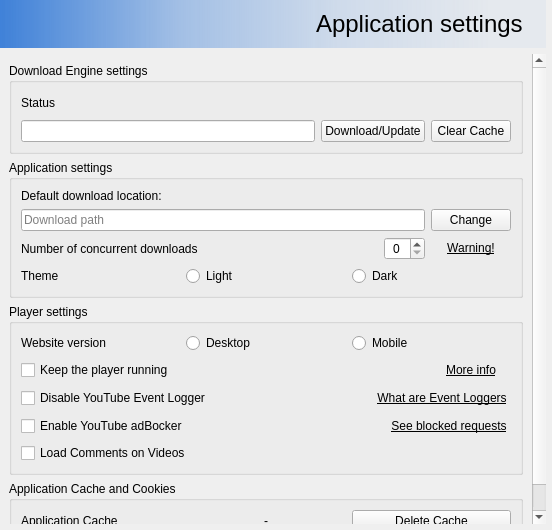
<?xml version="1.0" encoding="UTF-8"?>
<ui version="4.0">
 <class>SettingWidget</class>
 <widget class="QWidget" name="SettingWidget">
  <property name="geometry">
   <rect>
    <x>0</x>
    <y>0</y>
    <width>552</width>
    <height>530</height>
   </rect>
  </property>
  <property name="windowTitle">
   <string>Form</string>
  </property>
  <layout class="QVBoxLayout" name="verticalLayout">
   <property name="leftMargin">
    <number>0</number>
   </property>
   <property name="topMargin">
    <number>0</number>
   </property>
   <property name="rightMargin">
    <number>6</number>
   </property>
   <property name="bottomMargin">
    <number>6</number>
   </property>
   <item>
    <widget class="QWidget" name="headerWidget" native="true">
     <property name="sizePolicy">
      <sizepolicy hsizetype="Preferred" vsizetype="Maximum">
       <horstretch>0</horstretch>
       <verstretch>0</verstretch>
      </sizepolicy>
     </property>
     <property name="styleSheet">
      <string notr="true">background-color: qlineargradient(spread:reflect, x1:0, y1:1, x2:1, y2:1, stop:0 rgba(63, 129, 216, 255), stop:0.328358 rgba(63, 129, 216, 111), stop:0.61194 rgba(63, 129, 216, 48), stop:0.895522 rgba(63, 129, 216, 15));
</string>
     </property>
     <layout class="QHBoxLayout" name="horizontalLayout_11">
      <item>
       <widget class="QLabel" name="label_7">
        <property name="styleSheet">
         <string notr="true">background:transparent;
padding: 8px 0px 8px 8px;</string>
        </property>
        <property name="text">
         <string/>
        </property>
        <property name="pixmap">
         <pixmap resource="icons.qrc">:/icons/app/icon-64.png</pixmap>
        </property>
       </widget>
      </item>
      <item>
       <widget class="QLabel" name="label_8">
        <property name="sizePolicy">
         <sizepolicy hsizetype="Maximum" vsizetype="Preferred">
          <horstretch>0</horstretch>
          <verstretch>0</verstretch>
         </sizepolicy>
        </property>
        <property name="font">
         <font>
          <pointsize>18</pointsize>
         </font>
        </property>
        <property name="styleSheet">
         <string notr="true">padding: 0px 8px 0px 8px;
background:transparent;</string>
        </property>
        <property name="text">
         <string>Application settings</string>
        </property>
       </widget>
      </item>
     </layout>
    </widget>
   </item>
   <item>
    <widget class="QScrollArea" name="scrollArea">
     <property name="frameShape">
      <enum>QFrame::NoFrame</enum>
     </property>
     <property name="widgetResizable">
      <bool>true</bool>
     </property>
     <widget class="QWidget" name="scrollAreaWidgetContents">
      <property name="geometry">
       <rect>
        <x>0</x>
        <y>0</y>
        <width>532</width>
        <height>564</height>
       </rect>
      </property>
      <layout class="QVBoxLayout" name="verticalLayout_4">
       <item>
        <widget class="QGroupBox" name="groupBox_4">
         <property name="title">
          <string>Download Engine settings</string>
         </property>
         <layout class="QGridLayout" name="gridLayout">
          <item row="2" column="0">
           <layout class="QHBoxLayout" name="horizontalLayout_5">
            <property name="topMargin">
             <number>0</number>
            </property>
            <item>
             <widget class="QLabel" name="label">
              <property name="text">
               <string>Status</string>
              </property>
             </widget>
            </item>
            <item alignment="Qt::AlignRight">
             <widget class="QLabel" name="loading_movie">
              <property name="minimumSize">
               <size>
                <width>40</width>
                <height>22</height>
               </size>
              </property>
              <property name="textInteractionFlags">
               <set>Qt::NoTextInteraction</set>
              </property>
             </widget>
            </item>
           </layout>
          </item>
          <item row="3" column="0">
           <layout class="QHBoxLayout" name="horizontalLayout_4">
            <property name="topMargin">
             <number>0</number>
            </property>
            <item>
             <widget class="QLineEdit" name="engine_status">
              <property name="focusPolicy">
               <enum>Qt::NoFocus</enum>
              </property>
              <property name="readOnly">
               <bool>true</bool>
              </property>
             </widget>
            </item>
            <item>
             <widget class="QPushButton" name="download_engine">
              <property name="focusPolicy">
               <enum>Qt::NoFocus</enum>
              </property>
              <property name="toolTip">
               <string>&lt;html&gt;&lt;head/&gt;&lt;body&gt;&lt;p&gt;Click, if video downloads are not working. &lt;/p&gt;&lt;/body&gt;&lt;/html&gt;</string>
              </property>
              <property name="text">
               <string>Download/Update</string>
              </property>
              <property name="icon">
               <iconset resource="icons.qrc">
                <normaloff>:/icons/others/primo/file_download.png</normaloff>:/icons/others/primo/file_download.png</iconset>
              </property>
              <property name="iconSize">
               <size>
                <width>15</width>
                <height>15</height>
               </size>
              </property>
             </widget>
            </item>
            <item>
             <widget class="QPushButton" name="clearn_engine_cache">
              <property name="focusPolicy">
               <enum>Qt::NoFocus</enum>
              </property>
              <property name="toolTip">
               <string>&lt;html&gt;&lt;head/&gt;&lt;body&gt;&lt;p&gt;Clear Engine Cache&lt;/p&gt;&lt;p&gt;Click if you are getting 403 or 421 error messages while handling videos.&lt;/p&gt;&lt;/body&gt;&lt;/html&gt;</string>
              </property>
              <property name="text">
               <string>Clear Cache</string>
              </property>
              <property name="icon">
               <iconset resource="icons.qrc">
                <normaloff>:/icons/others/primo/recycle_bin.png</normaloff>:/icons/others/primo/recycle_bin.png</iconset>
              </property>
              <property name="iconSize">
               <size>
                <width>15</width>
                <height>15</height>
               </size>
              </property>
             </widget>
            </item>
           </layout>
          </item>
         </layout>
        </widget>
       </item>
       <item>
        <widget class="QGroupBox" name="groupBox_5">
         <property name="title">
          <string>Application settings</string>
         </property>
         <layout class="QVBoxLayout" name="verticalLayout_2">
          <item>
           <widget class="QLabel" name="label_3">
            <property name="text">
             <string>Default download location:</string>
            </property>
           </widget>
          </item>
          <item>
           <layout class="QHBoxLayout" name="horizontalLayout">
            <item>
             <widget class="QLineEdit" name="downloadLocation">
              <property name="readOnly">
               <bool>true</bool>
              </property>
              <property name="placeholderText">
               <string>Download path</string>
              </property>
             </widget>
            </item>
            <item>
             <widget class="QPushButton" name="changeLocation">
              <property name="focusPolicy">
               <enum>Qt::NoFocus</enum>
              </property>
              <property name="toolTip">
               <string>&lt;html&gt;&lt;head/&gt;&lt;body&gt;&lt;p&gt;Change default downlaod location&lt;/p&gt;&lt;/body&gt;&lt;/html&gt;</string>
              </property>
              <property name="text">
               <string>Change</string>
              </property>
              <property name="icon">
               <iconset resource="icons.qrc">
                <normaloff>:/icons/others/primo/folder_open.png</normaloff>:/icons/others/primo/folder_open.png</iconset>
              </property>
              <property name="iconSize">
               <size>
                <width>15</width>
                <height>15</height>
               </size>
              </property>
             </widget>
            </item>
           </layout>
          </item>
          <item>
           <layout class="QHBoxLayout" name="horizontalLayout_2">
            <item>
             <widget class="QLabel" name="label_4">
              <property name="text">
               <string>Number of concurrent downloads</string>
              </property>
             </widget>
            </item>
            <item>
             <widget class="QSpinBox" name="concurrent_downloads">
              <property name="sizePolicy">
               <sizepolicy hsizetype="Maximum" vsizetype="Fixed">
                <horstretch>0</horstretch>
                <verstretch>0</verstretch>
               </sizepolicy>
              </property>
              <property name="alignment">
               <set>Qt::AlignCenter</set>
              </property>
             </widget>
            </item>
            <item>
             <widget class="QPushButton" name="concurrent_downloads_info">
              <property name="sizePolicy">
               <sizepolicy hsizetype="Maximum" vsizetype="Fixed">
                <horstretch>0</horstretch>
                <verstretch>0</verstretch>
               </sizepolicy>
              </property>
              <property name="font">
               <font>
                <underline>true</underline>
               </font>
              </property>
              <property name="text">
               <string>Warning!</string>
              </property>
              <property name="flat">
               <bool>true</bool>
              </property>
             </widget>
            </item>
           </layout>
          </item>
          <item>
           <layout class="QHBoxLayout" name="horizontalLayout_10">
            <property name="topMargin">
             <number>0</number>
            </property>
            <item>
             <widget class="QLabel" name="label_6">
              <property name="text">
               <string>Theme</string>
              </property>
             </widget>
            </item>
            <item>
             <widget class="QRadioButton" name="lightRb">
              <property name="text">
               <string>Light</string>
              </property>
             </widget>
            </item>
            <item>
             <widget class="QRadioButton" name="darkRb">
              <property name="text">
               <string>Dark</string>
              </property>
             </widget>
            </item>
           </layout>
          </item>
         </layout>
        </widget>
       </item>
       <item>
        <widget class="QGroupBox" name="groupBox_6">
         <property name="title">
          <string>Player settings</string>
         </property>
         <layout class="QVBoxLayout" name="verticalLayout_3">
          <item>
           <layout class="QHBoxLayout" name="horizontalLayout_8">
            <property name="topMargin">
             <number>0</number>
            </property>
            <item>
             <widget class="QLabel" name="label_5">
              <property name="text">
               <string>Website version</string>
              </property>
             </widget>
            </item>
            <item>
             <widget class="QRadioButton" name="desktopRb">
              <property name="text">
               <string>Desktop</string>
              </property>
             </widget>
            </item>
            <item>
             <widget class="QRadioButton" name="mobileRb">
              <property name="text">
               <string>Mobile</string>
              </property>
             </widget>
            </item>
           </layout>
          </item>
          <item>
           <layout class="QHBoxLayout" name="horizontalLayout_9">
            <property name="topMargin">
             <number>0</number>
            </property>
            <item>
             <widget class="QCheckBox" name="keepPlayer">
              <property name="text">
               <string>Keep the player running</string>
              </property>
             </widget>
            </item>
            <item>
             <widget class="QPushButton" name="keepRunningHelp">
              <property name="sizePolicy">
               <sizepolicy hsizetype="Maximum" vsizetype="Fixed">
                <horstretch>0</horstretch>
                <verstretch>0</verstretch>
               </sizepolicy>
              </property>
              <property name="font">
               <font>
                <underline>true</underline>
               </font>
              </property>
              <property name="text">
               <string>More info</string>
              </property>
              <property name="flat">
               <bool>true</bool>
              </property>
             </widget>
            </item>
           </layout>
          </item>
          <item>
           <layout class="QHBoxLayout" name="horizontalLayout_6">
            <property name="topMargin">
             <number>0</number>
            </property>
            <item>
             <widget class="QCheckBox" name="trackerCheckBox">
              <property name="text">
               <string>Disable YouTube Event Logger</string>
              </property>
             </widget>
            </item>
            <item>
             <widget class="QPushButton" name="whatAreTrackerBtn">
              <property name="sizePolicy">
               <sizepolicy hsizetype="Maximum" vsizetype="Fixed">
                <horstretch>0</horstretch>
                <verstretch>0</verstretch>
               </sizepolicy>
              </property>
              <property name="font">
               <font>
                <underline>true</underline>
               </font>
              </property>
              <property name="text">
               <string>What are Event Loggers</string>
              </property>
              <property name="flat">
               <bool>true</bool>
              </property>
             </widget>
            </item>
           </layout>
          </item>
          <item>
           <layout class="QHBoxLayout" name="horizontalLayout_3">
            <item>
             <widget class="QCheckBox" name="adblockCheckBox">
              <property name="text">
               <string>Enable YouTube adBocker</string>
              </property>
             </widget>
            </item>
            <item>
             <widget class="QPushButton" name="seeBlockedReq">
              <property name="sizePolicy">
               <sizepolicy hsizetype="Maximum" vsizetype="Fixed">
                <horstretch>0</horstretch>
                <verstretch>0</verstretch>
               </sizepolicy>
              </property>
              <property name="font">
               <font>
                <underline>true</underline>
               </font>
              </property>
              <property name="text">
               <string>See blocked requests</string>
              </property>
              <property name="flat">
               <bool>true</bool>
              </property>
             </widget>
            </item>
           </layout>
          </item>
          <item>
           <layout class="QHBoxLayout" name="horizontalLayout_7">
            <item>
             <widget class="QCheckBox" name="commentsCheckBox">
              <property name="text">
               <string>Load Comments on Videos</string>
              </property>
             </widget>
            </item>
           </layout>
          </item>
         </layout>
        </widget>
       </item>
       <item>
        <widget class="QGroupBox" name="groupBox_7">
         <property name="title">
          <string>Application Cache and Cookies</string>
         </property>
         <layout class="QGridLayout" name="gridLayout_2">
          <item row="0" column="0">
           <widget class="QLabel" name="label_2">
            <property name="text">
             <string>Application Cache</string>
            </property>
           </widget>
          </item>
          <item row="0" column="1">
           <widget class="QLabel" name="cacheSize">
            <property name="text">
             <string>-</string>
            </property>
            <property name="alignment">
             <set>Qt::AlignCenter</set>
            </property>
           </widget>
          </item>
          <item row="0" column="2">
           <widget class="QPushButton" name="deleteCache">
            <property name="text">
             <string>Delete Cache</string>
            </property>
            <property name="icon">
             <iconset resource="icons.qrc">
              <normaloff>:/icons/others/primo/recycle_bin.png</normaloff>:/icons/others/primo/recycle_bin.png</iconset>
            </property>
           </widget>
          </item>
         </layout>
        </widget>
       </item>
      </layout>
     </widget>
    </widget>
   </item>
  </layout>
 </widget>
 <resources>
  <include location="icons.qrc"/>
 </resources>
 <connections/>
</ui>
